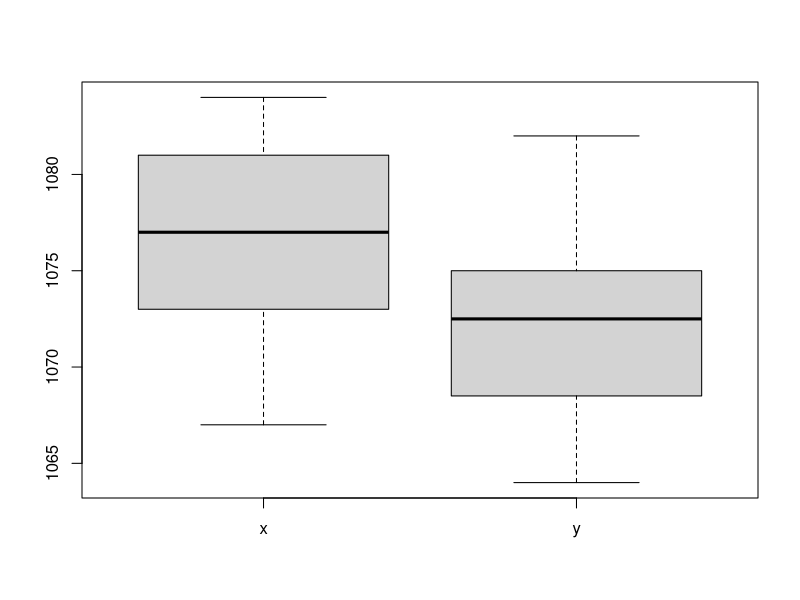

The R script that drew this image:

# Two sample t test with equal sample size ----------------------------
# Ho: mu_x - mu_y = 0
# Ha: mu_x - mu_y != 0
# with alpha = 0.05

dat <- read.delim("Ex8_2-2.txt", header=FALSE)
dat$V4 <- as.factor(dat$V4)
head(dat)

x <- subset(dat, V4 == 'X')[, "V3"]
y <- subset(dat, V4 == 'Y')[, "V3"]

# check the variance
var.test(x, y) # p-value = 0.8584

# t test for two samples
t.test(x, y, var.equal = TRUE, alternative = "two.sided")

# t = 2.053
# p-value = 0.05215
# conclusion: p-value > 0.05,
# Ho is not rejected; there is no sufficient evidence
# to reject null hypothesis and show that mean of x is no different than
# y at the significance level at alpha = 0.05

# visual observations
boxplot(x, y, names = c('x', 'y'))
